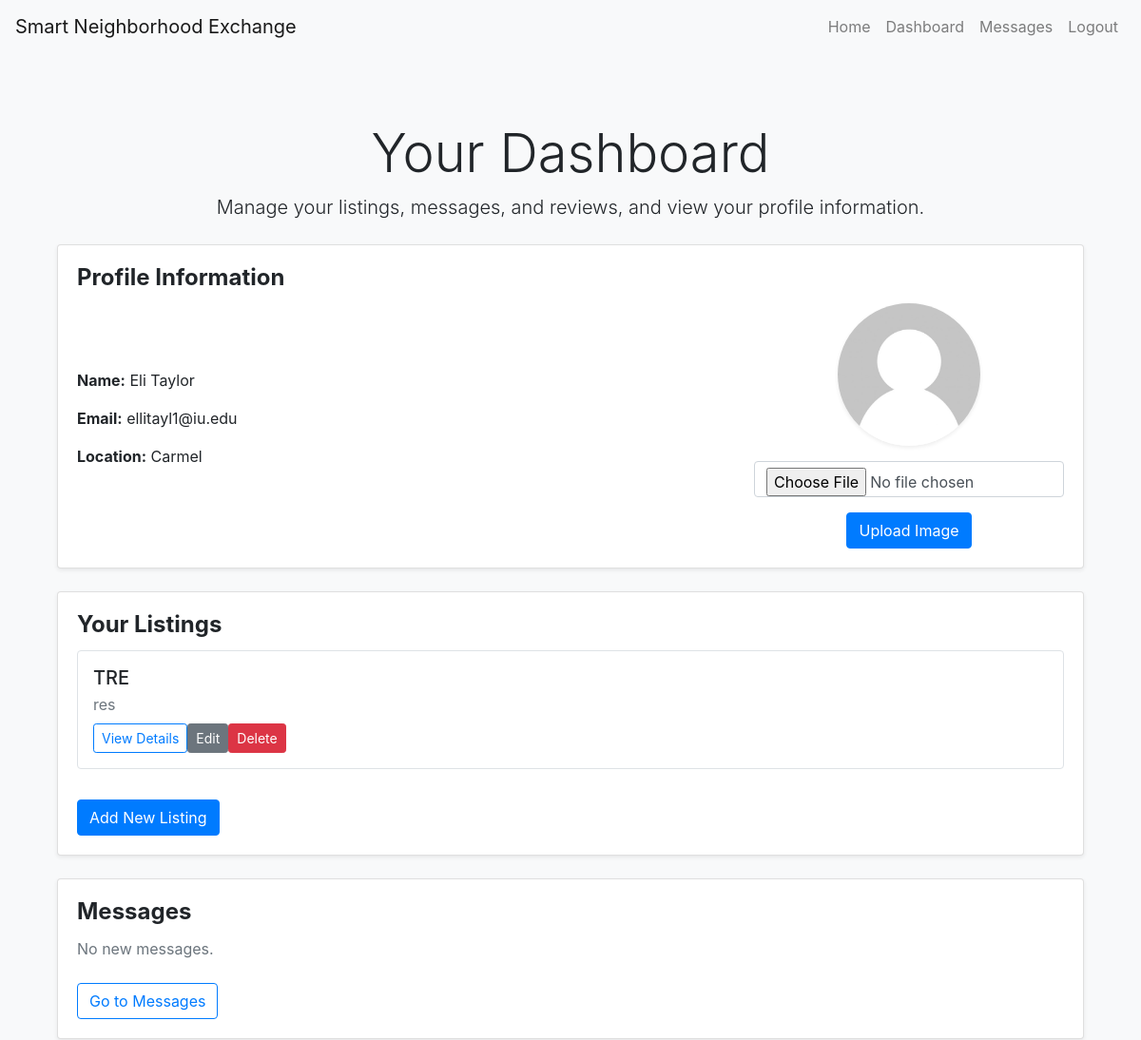
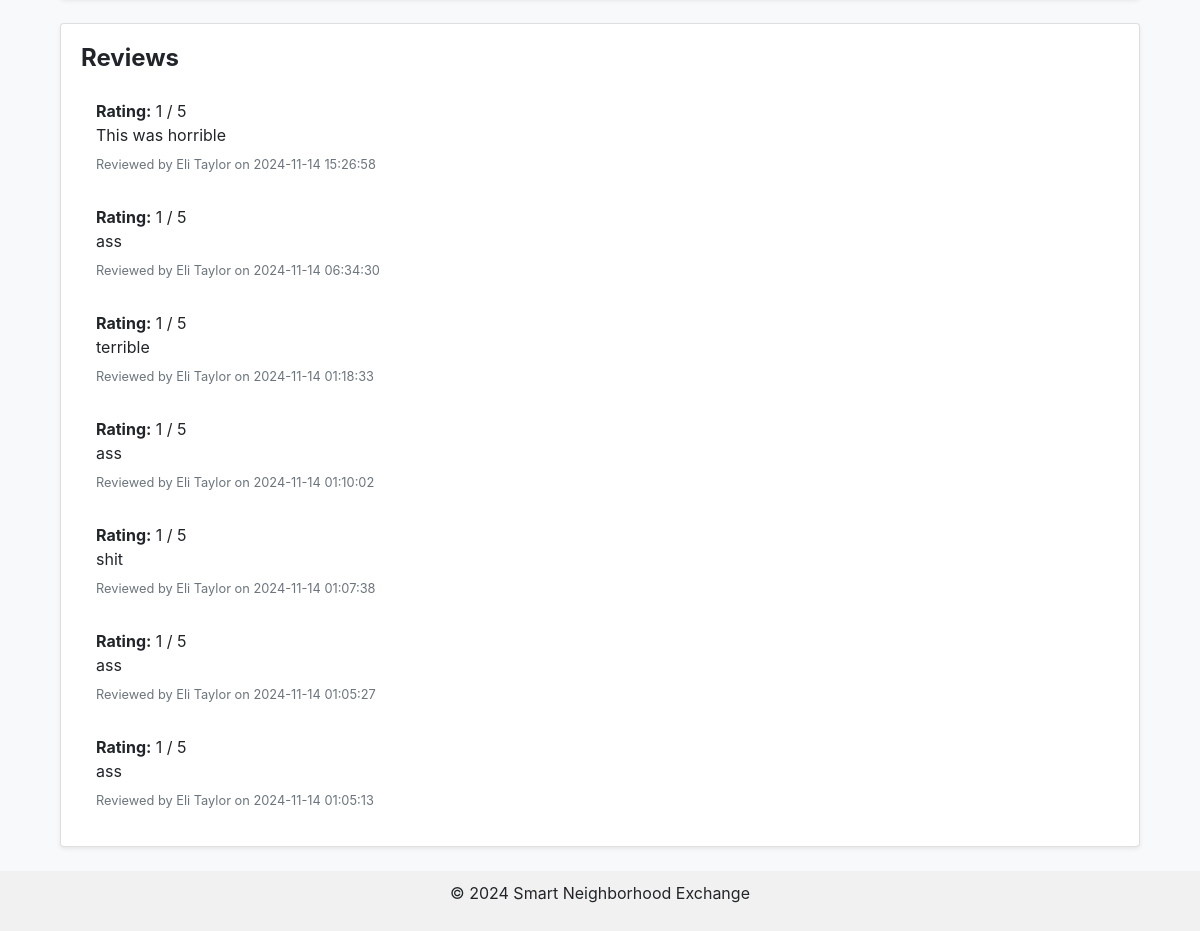
The app's page /dashboard (signed in) with its own data (2 pictures, top to bottom).
### tables this page shows
CREATE TABLE users (
                        user_id INTEGER PRIMARY KEY AUTOINCREMENT,
                        name TEXT NOT NULL,
                        email TEXT NOT NULL UNIQUE,
                        password TEXT NOT NULL,
                        profile_image TEXT,
                        location TEXT
                      );

CREATE TABLE resources (
                        resource_id INTEGER PRIMARY KEY AUTOINCREMENT,
                        user_id INTEGER NOT NULL,
                        title TEXT NOT NULL,
                        description TEXT,
                        images TEXT,
                        category TEXT,
                        availability TEXT,
                        date_posted TEXT NOT NULL,
                        location TEXT,
                        FOREIGN KEY (user_id) REFERENCES users(user_id)
                      );

CREATE TABLE reviews (
    review_id INTEGER PRIMARY KEY AUTOINCREMENT,
    resource_id INTEGER NULL,
    user_id INTEGER NOT NULL,
    reviewer_id INTEGER, 
    rating INTEGER NOT NULL,
    comment TEXT,
    date TEXT,
    FOREIGN KEY (resource_id) REFERENCES resources(resource_id),
    FOREIGN KEY (user_id) REFERENCES users(user_id),
    FOREIGN KEY (reviewer_id) REFERENCES users(user_id)
);

### app.py (the view)
@app.route('/dashboard')
def dashboard():
    user_id = session.get('user_id')
    if not user_id:
        return redirect(url_for('login'))
    conn = sqlite3.connect('database.db')
    cursor = conn.cursor()
    cursor.execute("SELECT name, email, location, profile_image FROM users WHERE user_id = ?", (user_id,))
    user_data = cursor.fetchone()
    if user_data:
        user_info = {
            'name': user_data[0],
            'email': user_data[1],
            'location': user_data[2],
            'profile_image': user_data[3] if user_data[3] else 'uploads/default-profile.png'
        }
    else:
        user_info = None
    cursor.execute("SELECT * FROM resources WHERE user_id = ?", (user_id,))
    user_resources = cursor.fetchall()
    cursor.execute('''SELECT messages.content, messages.timestamp, users.name
                      FROM messages
                      JOIN users ON messages.sender_id = users.user_id
                      WHERE messages.receiver_id = ?
                      ORDER BY messages.timestamp DESC''', (user_id,))
    user_messages = cursor.fetchall()
    cursor.execute('''SELECT reviews.rating, reviews.comment, users.name, reviews.date
                      FROM reviews
                      JOIN users ON reviews.user_id = users.user_id
                      WHERE reviews.user_id = ?
                      ORDER BY reviews.date DESC''', (user_id,))
    user_reviews = cursor.fetchall()
    cursor.execute('''SELECT users.name, messages.timestamp
                      FROM messages
                      JOIN users ON messages.sender_id = users.user_id
                      WHERE messages.receiver_id = ? AND messages.is_read = 0
                      ORDER BY messages.timestamp DESC''', (user_id,))
    new_messages = cursor.fetchall()
    conn.close()
    return render_template(
        'dashboard.html',
        user_info=user_info,
        user_resources=user_resources,
        user_messages=user_messages,
        user_reviews=user_reviews,
        new_messages=new_messages
    )

### templates/dashboard.html (shortened to what this page needs)
{% extends "base.html" %}
{% block content %}
<div class="container mt-5">
    <div class="text-center mb-4">
        <h1 class="display-4">Your Dashboard</h1>
        <p class="lead">Manage your listings, messages, and reviews, and view your profile information.</p>
    </div>
    <div class="card mb-4 shadow-sm">
        <div class="card-body">
            <h4 class="card-title">Profile Information</h4>
            <div class="row align-items-center">
                <div class="col-md-8">
                    <p><strong>Name:</strong>
                        <span id="nameText" onclick="editField('name')">{{ user_info['name'] }}</span>
                    </p>
                    <p><strong>Email:</strong>
                        <span id="emailText">{{ user_info['email'] }}</span>
                    </p>
                    <p><strong>Location:</strong>
                        <span id="locationText" onclick="editField('location')">{{ user_info['location'] }}</span>
                    </p>
                </div>
                <div class="col-md-4 text-md-end text-center">
                    <img src="{{ url_for('static', filename=user_info['profile_image'] if user_info['profile_image'] else 'uploads/default-profile.png') }}"
                        class="img-fluid rounded-circle shadow-sm mb-3" alt="Profile Image"
                        style="width: 150px; height: 150px;">
                    <form action="{{ url_for('upload_profile_image') }}" method="POST" enctype="multipart/form-data"
                        class="text-end">
                        <div class="mb-3">
                            <input type="file" class="form-control" id="profileImage" name="profile_image"
                                accept="image/*">
                        </div>
                        <button type="submit" class="btn btn-primary">Upload Image</button>
                    </form>
                </div>
            </div>
        </div>
    </div>
<div class="card mb-4 shadow-sm">
    <div class="card-body">
        <h4 class="card-title">Your Listings</h4>
        {% if user_resources %}
        <div class="list-group">
            {% for resource in user_resources %}
            <div class="list-group-item mb-3 p-3 border rounded">
                <h5 class="mb-1">{{ resource[2] }}</h5>
                <p class="mb-1 text-muted">{{ resource[3] }}</p>
                <div class="d-flex justify-content-start mt-2">
                    <a href="{{ url_for('resource_details', resource_id=resource[0]) }}" class="btn btn-outline-primary btn-sm me-2">View Details</a>
                    <a href="{{ url_for('edit_resource', resource_id=resource[0]) }}" class="btn btn-secondary btn-sm me-2">Edit</a>
                    <form action="{{ url_for('delete_resource', resource_id=resource[0]) }}" method="POST" class="d-inline" onsubmit="return confirmDeletion();">
                        <button type="submit" class="btn btn-danger btn-sm">Delete</button>
                    </form>
                </div>
            </div>
            {% endfor %}
        </div>
        {% else %}
        <p class="text-muted">You have no active listings.</p>
        {% endif %}
        <a href="{{ url_for('add_resource') }}" class="btn btn-primary mt-3">Add New Listing</a>
    </div>
</div>
    <div class="card mb-4 shadow-sm">
        <div class="card-body">
            <h4 class="card-title">Messages</h4>
            {% if new_messages %}
            <p>You have new messages from:</p>
            <ul class="list-group">
                {% for message in new_messages %}
                <li class="list-group-item">
                    <strong>{{ message[0] }}</strong>
                    <span class="text-muted">({{ message[1] }})</span>
                </li>
                {% endfor %}
            </ul>
            {% else %}
            <p class="text-muted">No new messages.</p>
            {% endif %}
            <a href="{{ url_for('messages') }}" class="btn btn-outline-primary mt-2">Go to Messages</a>
        </div>
    </div>
    <div class="card mb-4 shadow-sm">
        <div class="card-body">
            <h4 class="card-title">Reviews</h4>
            {% if user_reviews %}
            <ul class="list-group">
                {% for review in user_reviews %}
                <li class="list-group-item">
                    <strong>Rating:</strong> {{ review[0] }} / 5
                    <p class="mb-1">{{ review[1] }}</p>
                    <small class="text-muted">Reviewed by {{ review[2] }} on {{ review[3] }}</small>
                </li>
                {% endfor %}
            </ul>
            {% else %}
            <p class="text-muted">No reviews yet.</p>
            {% endif %}
        </div>
    </div>
</div>
{% endblock %}

### templates/base.html (style rules this page uses)
body { background-color: #f8f9fa; display: flex; flex-direction: column; min-height: 100vh; }
.container { flex: 1; }
.card-title { font-weight: bold; font-size: 1.5rem; }
.img-fluid { max-height: 300px; object-fit: cover; }
.list-group-item { border: none; padding: 15px; }

### records on screen
users: name "Eli Taylor", email "ellitayl1@iu.edu", location "Carmel", profile_image (placeholder picture)
resources: title "TRE", description "res"
reviews: rating "1", comment "This was horrible", name "Eli Taylor", date "2024-11-14 15:26:58"
reviews: rating "1", comment "ass", name "Eli Taylor", date "2024-11-14 06:34:30"
reviews: rating "1", comment "terrible", name "Eli Taylor", date "2024-11-14 01:18:33"
reviews: rating "1", comment "ass", name "Eli Taylor", date "2024-11-14 01:10:02"
reviews: rating "1", comment "shit", name "Eli Taylor", date "2024-11-14 01:07:38"
reviews: rating "1", comment "ass", name "Eli Taylor", date "2024-11-14 01:05:27"
reviews: rating "1", comment "ass", name "Eli Taylor", date "2024-11-14 01:05:13"
